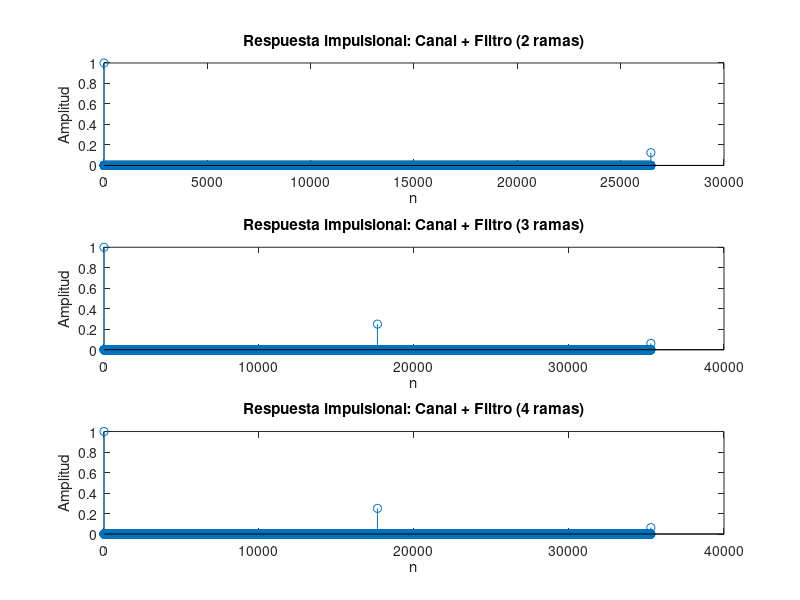

The MATLAB script that drew this image:
clear all;
close all;
clc;
addpath('../funciones')

% Definimos la respuesta impulsional del canal
n0 = 0;    % Primer retardo (en n=0)
alpha1 = -0.5;  % Coeficiente en n=8820
n1 = 8820;  % Segundo retardo
alpha2 = 0.25;  % Coeficiente en n=17640
n2 = 17640;  % Tercer retardo

% Canal con los tres impulsos definidos
hc = [1 zeros(1, n1-1) alpha1 zeros(1, n2-n1-1) alpha2];

% Filtro con 2 ramas de retardo (para cancelar el retardo en n=0 y n=8820)
hf_2 = [1 zeros(1, n1-1) -alpha1];

% Filtro con 3 ramas de retardo (para cancelar el retardo en n=0, n=8820 y n=17640)
hf_3 = [1 zeros(1, n1-1) -alpha1 zeros(1, n2-n1-1) alpha2];

% Filtro con 4 ramas de retardo (puede incluir un coeficiente adicional si es necesario)
% Este filtro podría añadir una nueva corrección si fuera necesario, pero no se hace en este caso
hf_4 = [1 zeros(1, n1-1) -alpha1 zeros(1, n2-n1-1) alpha2];

% Convolución para obtener la respuesta impulsional de la cascada
h_cascada_2 = conv(hc, hf_2); % Canal + filtro de 2 ramas
h_cascada_3 = conv(hc, hf_3); % Canal + filtro de 3 ramas
h_cascada_4 = conv(hc, hf_4); % Canal + filtro de 4 ramas (aunque no cambia en este caso)

% Graficar las respuestas impulsionales
figure;
subplot(3,1,1);
stem(h_cascada_2);
title('Respuesta impulsional: Canal + Filtro (2 ramas)');
xlabel('n');
ylabel('Amplitud');

subplot(3,1,2);
stem(h_cascada_3);
title('Respuesta impulsional: Canal + Filtro (3 ramas)');
xlabel('n');
ylabel('Amplitud');

subplot(3,1,3);
stem(h_cascada_4);
title('Respuesta impulsional: Canal + Filtro (4 ramas)');
xlabel('n');
ylabel('Amplitud');


